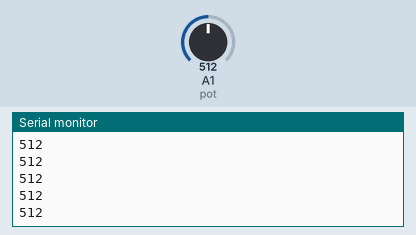
The sketch below on a simulated Arduino Uno, built with avr-gcc and run on an emulated ATmega328P. On the bench: the last lines printed to the serial monitor. The inputs (shaded band) are chosen by the test bench; at power-on: A1 (pot) = 512.

Above: at 1.2 s.
1.3 s: A1 (pot) set to 716
At 2.1 s:
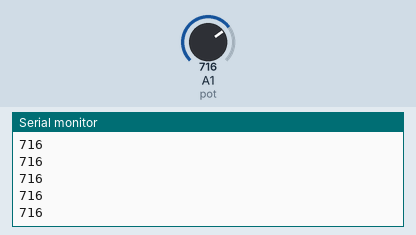
2.8 s: A1 (pot) set to 900
At 3.8 s:
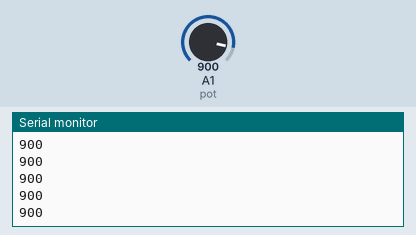
Timing chart, 0 to 5.8 s (numbered marks = the images above; inputs shaded):
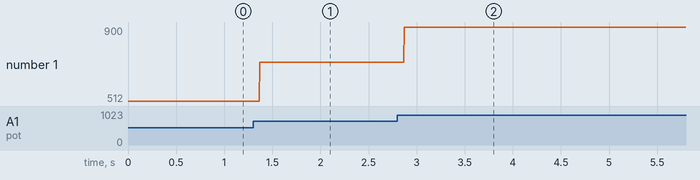

Measured:
- after the input at 1.3 s, the serial monitor: prints a new line after 0.07 s (image 1)
- after the input at 2.8 s, the serial monitor: prints a new line after 0.07 s (image 2)
- plotted number 1: 512 → 716 after the input at 1.3 s, 716 → 900 after the input at 2.8 s

The sketch:

UNI2_Prog_4_poyenciometro.ino
```cpp
int pot=A1;
void setup(){
  //
  Serial.begin (9600);
  }
int i;
  void loop(){
    //
    i = analogRead(pot);
    //PWM da valores (0-255)
    //Digital (0 - 1) <-- digital read o write

    Serial.println(i);
  }
```
